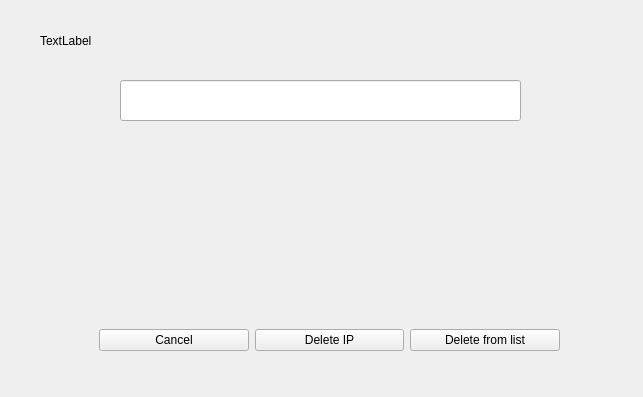
<?xml version="1.0" encoding="UTF-8"?>
<ui version="4.0">
 <class>Remove_stu</class>
 <widget class="QWidget" name="Remove_stu">
  <property name="geometry">
   <rect>
    <x>0</x>
    <y>0</y>
    <width>643</width>
    <height>397</height>
   </rect>
  </property>
  <property name="windowTitle">
   <string>Form</string>
  </property>
  <widget class="QLabel" name="title_rm">
   <property name="geometry">
    <rect>
     <x>40</x>
     <y>20</y>
     <width>281</width>
     <height>41</height>
    </rect>
   </property>
   <property name="text">
    <string>TextLabel</string>
   </property>
  </widget>
  <widget class="QLineEdit" name="lineEdit">
   <property name="geometry">
    <rect>
     <x>120</x>
     <y>80</y>
     <width>401</width>
     <height>41</height>
    </rect>
   </property>
  </widget>
  <widget class="QWidget" name="horizontalLayoutWidget">
   <property name="geometry">
    <rect>
     <x>99</x>
     <y>320</y>
     <width>461</width>
     <height>41</height>
    </rect>
   </property>
   <layout class="QHBoxLayout" name="horizontalLayout">
    <item>
     <widget class="QPushButton" name="pushButton_2">
      <property name="text">
       <string>Cancel</string>
      </property>
     </widget>
    </item>
    <item>
     <widget class="QPushButton" name="pushButton_3">
      <property name="text">
       <string>Delete IP</string>
      </property>
     </widget>
    </item>
    <item>
     <widget class="QPushButton" name="pushButton">
      <property name="text">
       <string>Delete from list</string>
      </property>
     </widget>
    </item>
   </layout>
  </widget>
 </widget>
 <resources/>
 <connections/>
</ui>
